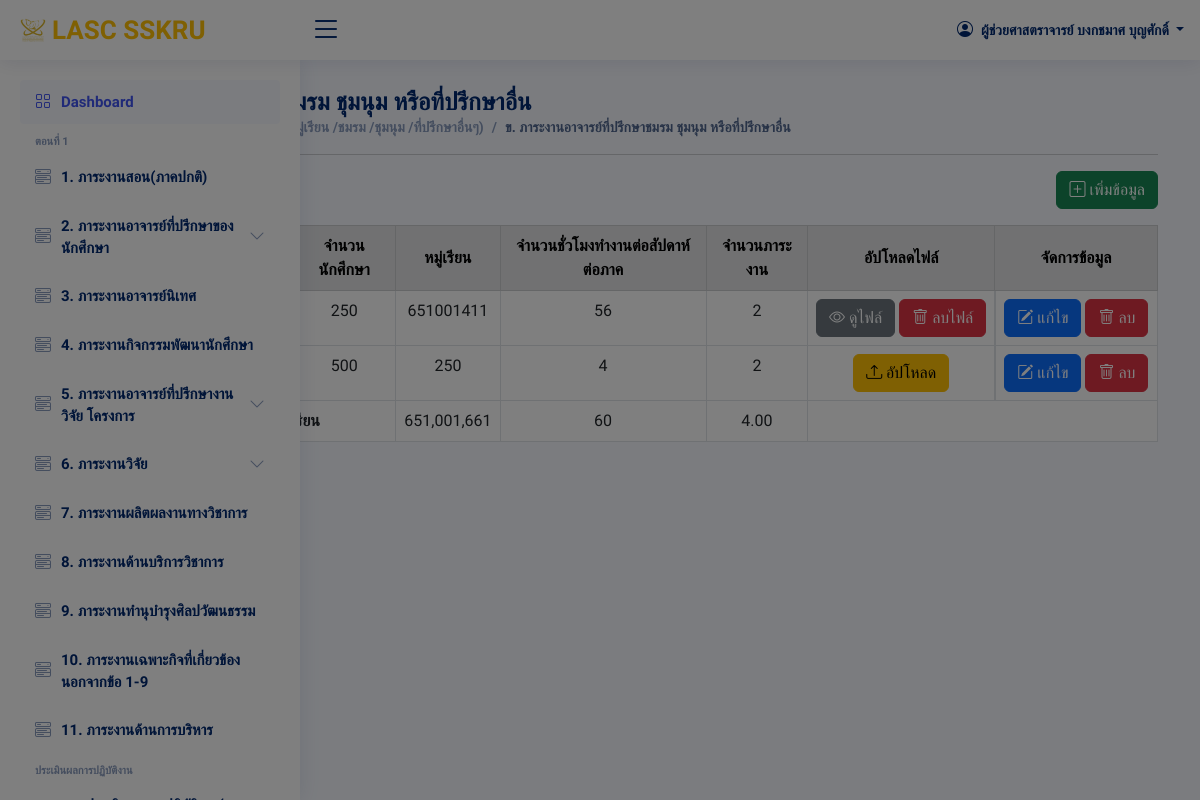
Page /index.php?page=1_2_b/index_1_2_b&upload=15 (signed in) on the committed database.
### tables this page shows
CREATE TABLE `users` (
  `userId` int(20) NOT NULL,
  `academic_rank` varchar(50) NOT NULL,
  `nametitle` varchar(50) NOT NULL,
  `firstname` varchar(50) NOT NULL,
  `lastname` varchar(50) NOT NULL,
  `branch` varchar(50) NOT NULL,
  `email` varchar(50) NOT NULL,
  `password` varchar(255) NOT NULL,
  `urole` varchar(50) NOT NULL,
  `isAdmin` varchar(10) NOT NULL,
  `created_at` timestamp NOT NULL DEFAULT current_timestamp()
);

CREATE TABLE `personal_1_2_b` (
  `userId` varchar(50) NOT NULL,
  `id` int(20) NOT NULL,
  `term` int(1) NOT NULL,
  `year` int(4) NOT NULL,
  `club` varchar(50) NOT NULL,
  `level` varchar(50) NOT NULL,
  `amount_student` int(5) NOT NULL,
  `group_study` int(5) NOT NULL,
  `amount_time` int(5) NOT NULL,
  `amount_work` float NOT NULL,
  `file` varchar(50) NOT NULL
);

### 1_2_b/index_1_2_b.php (the view, shortened to what the rows shown need)
<?php
    require_once "config/db.php";
    $stmt = $conn->query("SELECT * FROM `term_year` where id = 1");
    $stmt->execute();
    $term_year = $stmt->fetch();
?>
<div class="container">
    <div class="pagetitle mt-3">
        <h1>ข. ภาระงานอาจารย์ที่ปรึกษาชมรม ชุมนุม หรือที่ปรึกษาอื่น</h1>
    </div>
    <table class="table table-bordered text-center">
        <thead class="align-middle table-secondary">
            <tr>
                <th scope="col">ชื่อชมรม ชุมนุม หรือที่ปรึกษาอื่นๆ</th>
                <th scope="col">ระดับชั้น</th>
                <th scope="col">จำนวนนักศึกษา</th>
                <th scope="col">หมู่เรียน</th>
                <th scope="col">จำนวนชั่วโมงทำงานต่อสัปดาห์ต่อภาค</th>
                <th scope="col">จำนวนภาระงาน</th>
                <th scope="col">อัปโหลดไฟล์</th>
                <th scope="col">จัดการข้อมูล</th>
            </tr>
        </thead>
        <tbody>
            <?php
                $userId = $_SESSION['userId'];
                $term =  $term_year['term'];
                $year =  $term_year['year'];
                $stmt = $conn->query("SELECT*FROM personal_1_2_b WHERE userId = '$userId' AND term = '$term' AND year = '$year'");
                $stmt->execute();
                $personal = $stmt->fetchAll();
                if (!$personal) {
                    echo " <tr><td colspan='8' class='text-center'>ไม่มีข้อมูล</td></tr>";
                } else {
                    foreach ($personal as $per) {
            ?>
                        <tr>
                            <td style="white-space: nowrap;"><?= $per['club']; ?></td>
                            <td><?= $per['level']; ?></td>
                            <td><?= $per['amount_student']; ?></td>
                            <td><?= $per['group_study']; ?></td>
                            <td><?= $per['amount_time']; ?></td>
                            <td><?= $per['amount_work']; ?></td>
                            <?php if ($per['file']) { ?>
                                <td style="white-space: nowrap;">
                                    <a href="<?= "uploads/" . $per['file']; ?>" target="_blank" class="btn btn-secondary">
                                        <div class="icon d-flex">
                                            <i class="bi bi-eye"></i>&nbsp;
                                            <div class="label">ดูไฟล์</div>
                                        </div>
                                    </a>
                                    <a onclick="return confirm('ต้องการลบไฟล์หรือไม่')" href="?page=1_2_b/index_1_2_b&delete_file=<?= $per['id']; ?>" class="btn btn-danger">
                                        <div class="icon d-flex">
                                            <i class="bi bi-trash"></i>&nbsp;
                                            <div class="label">ลบไฟล์</div>
                                        </div>
                                    </a>
                                </td>
                                <td class="d-flex justify-content-center">
                                    <a href="?page=1_2_b/index_1_2_b&edit=<?= $per['id']; ?>" class="btn btn-primary">
                                        <div class="icon d-flex">
                                            <i class="bi bi-pencil-square"></i>&nbsp;
                                            <div class="label">แก้ไข</div>
                                        </div>
                                    </a>&nbsp;
                                    <a onclick="return confirm('คุณต้องการลบข้อมูลหรือไม่?'); " href="?page=1_2_b/index_1_2_b&delete=<?= $per['id'] ?>" class="btn btn-danger">
                                        <div class="icon d-flex">
                                            <i class="bi bi-trash"></i>&nbsp;
                                            <div class="label">ลบ</div>
                                        </div>
                                    </a>
                                </td>
                            <?php } else { ?>
                                <td>
                                    <a style="white-space: nowrap;" href="?page=1_2_b/index_1_2_b&upload=<?= $per['id']; ?>" class="btn btn-warning">
                                        <div class="icon d-flex">
                                            <i class="bi bi-upload"></i>&nbsp;
                                            <div class="label">อัปโหลด</div>
                                        </div>
                                    </a>
                                </td>
                                <td class="d-flex justify-content-center">
                                    <a href="?page=1_2_b/index_1_2_b&edit=<?= $per['id']; ?>" class="btn btn-primary">
                                        <div class="icon d-flex">
                                            <i class="bi bi-pencil-square"></i>&nbsp;
                                            <div class="label">แก้ไข</div>
                                        </div>
                                    </a>&nbsp;
                                    <a onclick="return confirm('คุณต้องการลบข้อมูลหรือไม่?'); " href="?page=1_2_b/index_1_2_b&delete=<?= $per['id'] ?>" class="btn btn-danger">
                                        <div class="icon d-flex">
                                            <i class="bi bi-trash"></i>&nbsp;
                                            <div class="label">ลบ</div>
                                        </div>
                                    </a>
                                </td>
                            <?php } ?>
                        </tr>
            <?php } } ?>
                        <tr>
                            <th scope="row" colspan="3">รวมจำนวนภาระงานตลอดภาคเรียน</th>
                        </tr>
        </tbody>
    </table>
</div>

### index.php (shortened to what the rows shown need)
<?php
require_once 'config/db.php';
$userId = $_SESSION['userId'];
$nametitle = $_SESSION['nametitle'];
$firstname = $_SESSION['firstname'];
$lastname = $_SESSION['lastname'];
$branch = $_SESSION['branch'];
$name = $nametitle . $firstname . " " . $lastname;
$stmt = $conn->query("SELECT * FROM term_year where id = 1");
$stmt->execute();
$term_year = $stmt->fetch();
$term =  $term_year['term'];
$year =  $term_year['year'];
$stmt = $conn->query("SELECT amount_work FROM personal_1_1 WHERE userId = '$userId' AND term = '$term' AND year = '$year'");
$stmt->execute();
$personal_1_1 = $stmt->fetchAll();
$totalAmountWork_1_1 = 0;
foreach ($personal_1_1 as $per_1_1) {
  $totalAmountWork_1_1 += floatval($per_1_1['amount_work']);
}
$stmt = $conn->query("SELECT amount_work FROM personal_1_2_a WHERE userId = '$userId' AND term = '$term' AND year = '$year'");
$stmt->execute();
$personal_1_2_a = $stmt->fetchAll();
$totalAmountWork_1_2_a = 0;
foreach ($personal_1_2_a as $per_1_2_a) {
  $totalAmountWork_1_2_a += floatval($per_1_2_a['amount_work']);
}
$stmt = $conn->query("SELECT amount_work FROM personal_1_2_b WHERE userId = '$userId' AND term = '$term' AND year = '$year'");
$stmt->execute();
$personal_1_2_b = $stmt->fetchAll();
$totalAmountWork_1_2_b = 0;
foreach ($personal_1_2_b as $per_1_2_b) {
  $totalAmountWork_1_2_b += floatval($per_1_2_b['amount_work']);
}
$totalAmountWork_1_2 = $totalAmountWork_1_2_a + $totalAmountWork_1_2_b;
$stmt = $conn->query("SELECT amount_work FROM personal_1_3 WHERE userId = '$userId' AND term = '$term' AND year = '$year'");
$stmt->execute();
$personal_1_3 = $stmt->fetchAll();
$totalAmountWork_1_3 = 0;
foreach ($personal_1_3 as $per_1_3) {
  $totalAmountWork_1_3 += floatval($per_1_3['amount_work']);
}
$stmt = $conn->query("SELECT amount_work FROM personal_1_4 WHERE userId = '$userId' AND term = '$term' AND year = '$year'");
$stmt->execute();
$personal_1_4 = $stmt->fetchAll();
$totalAmountWork_1_4 = 0;
foreach ($personal_1_4 as $per_1_4) {
  $totalAmountWork_1_4 += floatval($per_1_4['amount_work']);
}
$stmt = $conn->query("SELECT amount_work FROM personal_1_5_a WHERE userId = '$userId' AND term = '$term' AND year = '$year'");
$stmt->execute();
$personal_1_5_a = $stmt->fetchAll();
$totalAmountWork_1_5_a = 0;
foreach ($personal_1_5_a as $per_1_5_a) {
  $totalAmountWork_1_5_a += floatval($per_1_5_a['amount_work']);
}
$stmt = $conn->query("SELECT amount_work FROM personal_1_5_b WHERE userId = '$userId' AND term = '$term' AND year = '$year'");
$stmt->execute();
$personal_1_5_b = $stmt->fetchAll();
$totalAmountWork_1_5_b = 0;
foreach ($personal_1_5_b as $per_1_5_b) {
  $totalAmountWork_1_5_b += floatval($per_1_5_b['amount_work']);
}
$totalAmountWork_1_5 = $totalAmountWork_1_5_a + $totalAmountWork_1_5_b;
$stmt = $conn->query("SELECT amount_work FROM personal_1_6_a WHERE userId = '$userId' AND term = '$term' AND year = '$year'");
$stmt->execute();
$personal_1_6_a = $stmt->fetchAll();
$totalAmountWork_1_6_a = 0;
foreach ($personal_1_6_a as $per_1_6_a) {
  $totalAmountWork_1_6_a += floatval($per_1_6_a['amount_work']);
}
$totalAmountWork_1_6_b = 0;
$totalAmountWork_1_6 = $totalAmountWork_1_6_a + $totalAmountWork_1_6_b;
$totalAmountWork_1_7 = 0;
$totalAmountWork_1_8 = 0;
$totalAmountWork_1_9 = 0;
$totalAmountWork_1_10 = 0;
$stmt = $conn->query("SELECT amount_work FROM personal_1_11 WHERE userId = '$userId' AND term = '$term' AND year = '$year'");
$stmt->execute();
$personal_1_11 = $stmt->fetchAll();
$totalAmountWork_1_11 = 0;
foreach ($personal_1_11 as $per_1_11) {
  $totalAmountWork_1_11 += floatval($per_1_11['amount_work']);
}
$totalAmountWork = $totalAmountWork_1_1 + $totalAmountWork_1_2 + $totalAmountWork_1_3 + $totalAmountWork_1_4 + $totalAmountWork_1_5 + $totalAmountWork_1_6 + $totalAmountWork_1_7 + $totalAmountWork_1_8 + $totalAmountWork_1_9 + $totalAmountWork_1_10 + $totalAmountWork_1_11;
$stmt = $conn->prepare("SELECT * FROM personal_3 WHERE userId = :userId AND term = :term AND year = :year");
$stmt->bindParam(':userId', $userId);
$stmt->bindParam(':term', $term);
$stmt->bindParam(':year', $year);
$stmt->execute();
$personal = $stmt->fetchAll();
if (empty($personal)) {
  $insertStmt = $conn->prepare("INSERT INTO personal_3 (userId, term, year,name,branch,amount_work) VALUES (:userId, :term, :year, :name, :branch, :amount_work)");
  $insertStmt->bindParam(':userId', $userId);
  $insertStmt->bindParam(':term', $term);
  $insertStmt->bindParam(':year', $year);
  $insertStmt->bindParam(':name', $name);
  $insertStmt->bindParam(':branch', $branch);
  $insertStmt->bindParam(':amount_work', $totalAmountWork);
  $insertStmt->execute();
} else {
  $userId = $_SESSION['userId'];
  if (isset($_SESSION['userId'])) {
    $stmt = $conn->query("SELECT * FROM users WHERE userId = '$userId'");
    $stmt->execute();
    $row = $stmt->fetch(PDO::FETCH_ASSOC);
  }
}
?>
<!DOCTYPE html>
<html lang="en">
<head>
  <link href="assets/vendor/bootstrap/css/bootstrap.min.css" rel="stylesheet">
  <link href="assets/vendor/bootstrap-icons/bootstrap-icons.css" rel="stylesheet">
  <link href="assets/vendor/boxicons/css/boxicons.min.css" rel="stylesheet">
  <link href="assets/vendor/quill/quill.snow.css" rel="stylesheet">
  <link href="assets/vendor/quill/quill.bubble.css" rel="stylesheet">
  <link href="assets/vendor/remixicon/remixicon.css" rel="stylesheet">
  <link href="assets/vendor/simple-datatables/style.css" rel="stylesheet">
  <link href="assets/css/style.css" rel="stylesheet">
</head>
<body>
  <header id="header" class="header fixed-top d-flex align-items-center">
    <nav class="header-nav ms-auto">
      <ul class="d-flex align-items-center">
        <li class="nav-item dropdown pe-3">
          <a class="nav-link nav-profile d-flex align-items-center pe-0" href="#" data-bs-toggle="dropdown">
            <i class="bi bi-person-circle"></i>
            <span class="d-none d-md-block dropdown-toggle ps-2">
            <?php
                if($row['academic_rank'] == 'ไม่มี'){
                    echo  ' ' . $row['nametitle'] . ' ' .  $row['firstname'] . ' ' . $row['lastname'];
                }elseif($row['academic_rank'] == 'ศาสตราจารย์'){
                    echo $row['academic_rank'] . ' ' .  $row['firstname'] . ' ' . $row['lastname'];
                }elseif(($row['academic_rank'] == 'รองศาสตราจารย์' or $row['academic_rank'] == 'ผู้ช่วยศาสตราจารย์') and $row['nametitle'] == "ดร." ){
                    echo $row['academic_rank'] . ' ' . $row['nametitle'] . ' ' .  $row['firstname'] . ' ' . $row['lastname'];
                }else {
                    echo $row['academic_rank'] . ' ' .  $row['firstname'] . ' ' . $row['lastname'];
                }
            ?>
            </span>
          </a>
        </li>
      </ul>
    </nav>
  </header>
  <main>
    <br>
    <br>
    <br>
    <?php
    $page = $_GET['page'];
    include $page . ('.php');
    ?>
  </main>
</body>
</html>

### rows in the picture
users: academic_rank "ผู้ช่วยศาสตราจารย์", firstname "บงกชมาศ", lastname "บุญศักดิ์"
personal_1_2_b: amount_student "250", group_study "651001411", amount_time "56", amount_work "2"
personal_1_2_b: amount_student "500", group_study "250", amount_time "4", amount_work "2"

### other values in the picture
$totalgroupStudy "651,001,661"
$totalAmountTime "60"
$totalAmountWork "4.00"
